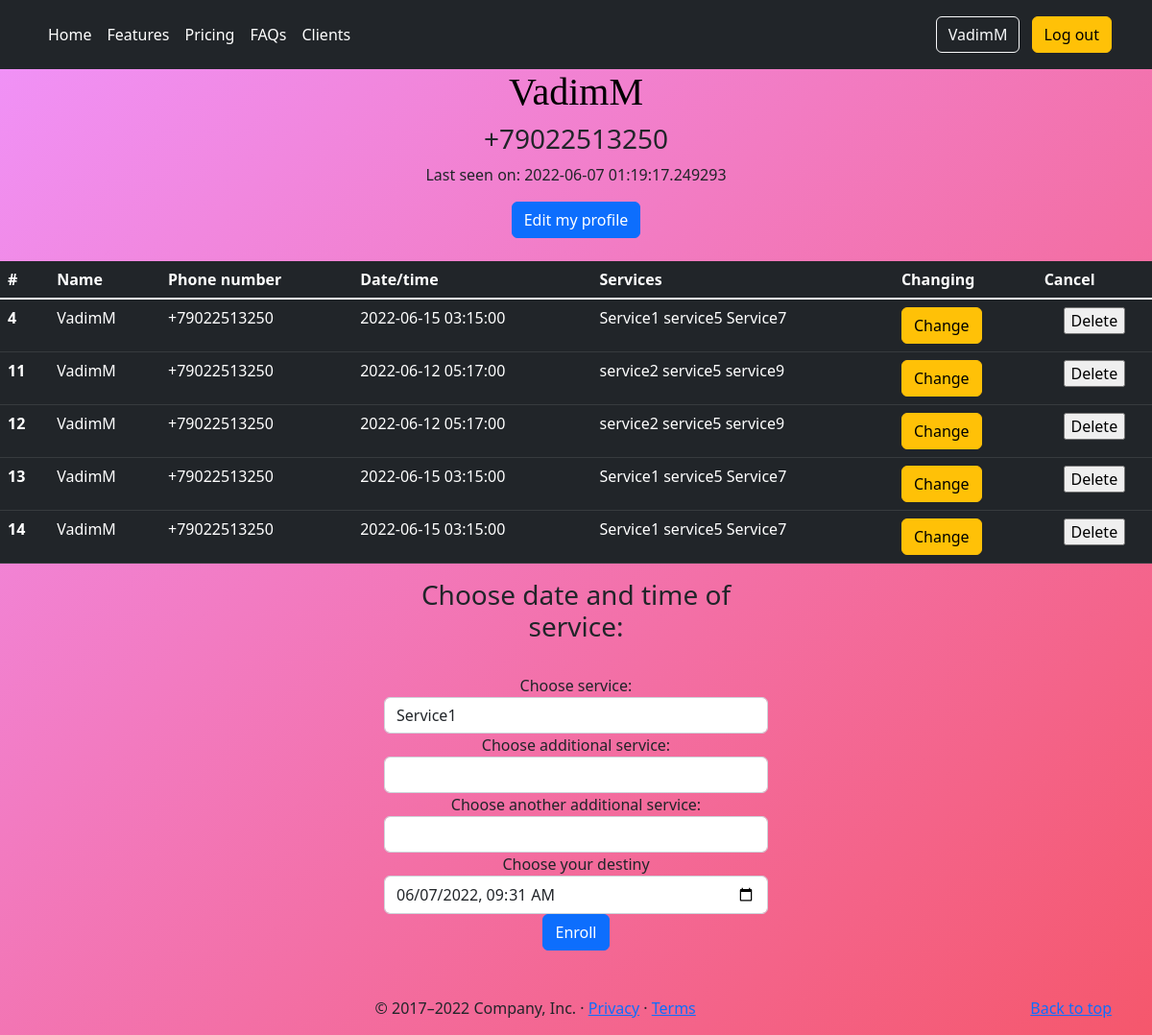
The page /user/VadimM (signed in) on the database its author committed.
### app/models.py (models this page shows, shortened)
class User(UserMixin, db.Model):
    __tablename__ = 'user'
    id = db.Column(db.Integer, primary_key=True)
    username = db.Column(db.String(64), index=True, unique=True)
    phone_number = db.Column(db.String(120), index=True, unique=True)
    password_hash = db.Column(db.String(128))
    about_me = db.Column(db.String(140))  # TODO does this really need
    last_seen = db.Column(db.DateTime, default=datetime.now)
    services = db.relationship('Service', backref='client', lazy='dynamic')

class Service(db.Model):
    __tablename__ = 'service'
    id = db.Column(db.Integer, primary_key=True)
    service = db.Column(db.String(140))
    service_time = db.Column(db.String, index=True)  # TODO service date\time
    user_id = db.Column(db.Integer, db.ForeignKey('user.id'))

### app/routes.py (the view, shortened to what this page needs)
@app.route('/user/<username>', methods=['GET', 'POST'])
@login_required
def user(username):
    form = Services()
    user = User.query.filter_by(username=username).first()
    services = Service.query.filter_by(user_id=user.id)
    return render_template('user.html', user=user, title=username, form=form, services=services)

### app/forms.py
class Services(FlaskForm):
    service1 = SelectField('Choose service:', choices=['Service1', 'service2', 'service3'])
    service2 = SelectField('Choose additional service:', render_kw={'placeholder': 'Add service'},
                           choices=['', 'Service4', 'service5', 'service6'],
                           validate_choice=False)
    service3 = SelectField('Choose another additional service:', choices=['', 'Service7', 'service8', 'service9'],
                           validate_choice=False)
    service_time = DateTimeLocalField('Choose your destiny', default=datetime.today(), validators=[InputRequired()],
                                      format='%Y-%m-%dT%H:%M')
    submit = SubmitField('Enroll', render_kw={'class': 'btn btn-info'})

### app/models.py (called while the page is built)
@login.user_loader
def load_user(id):
    return User.query.get(int(id))

### app/routes.py (called while the page is built)
@app.before_request
def before_request():
    if current_user.is_authenticated:
        current_user.last_seen = datetime.today()
        db.session.commit()

### app/templates/user.html (shortened to what this page needs)
{% extends "base.html" %}
{% import "bootstrap/wtf.html" as wtf %}
{% block body %}
<head>
</head>
<body>
<main>
    <tr>
        <td>
            {% if user == current_user %}
            <h1>{{ user.username }}</h1>
            {% endif %}
            {% if user.phone_number %}<h3>{{ user.phone_number }}</h3>{% endif %}
            {% if user.last_seen %}<p>Last seen on: {{ user.last_seen }}</p>{% endif %}
            <a type="button" class="btn btn-primary" href="{{ url_for('edit_profile') }}">Edit my profile</a>
        </td>
    </tr>
    <br><br>
    <table class="table table-dark">
        <thead>
        <tr>
            <th scope="col">#</th>
            <th scope="col">Name</th>
            <th scope="col">Phone number</th>
            <th scope="col">Date/time</th>
            <th scope="col">Services</th>
            <th scope="col">Changing</th>
            <th scope="col">Cancel</th>
        </tr>
        </thead>
        <tbody class="table-group-divider">
        {% for service in services %}
        <tr>
            {% if user == current_user %}
            <th scope="row">{{ service.id }}</th>
            <td>{{ user.username }}</td>
            <td>{{ user.phone_number }}</td>
            <td>{{ service.service_time }}</td>
            <td>{{ service.service }}</td>
            <td><a href="#" class="btn btn-warning">Change</a></td>
            <td><form action="{{ url_for('delete_service', service_id=service.id) }}" method=post>
        <input type=submit value="Delete"></form></td>
            {% endif %}
        </tr>
        {% endfor %}
        </tbody>
    </table>
    <form action="" method="post">
        <h3><label>Choose date and time of service:</label></h3><br>
        {{ wtf.quick_form(form) }}
    </form>
    <br><br>
</main>
</body>
{% endblock %}

### app/templates/base.html (shortened to what this page needs)
<html lang="en">
<head>
    {% block style %}
    <link href="{{ url_for('static', filename='css/carousel.css')}}" rel="stylesheet">
    {% endblock %}
</head>
<body>
{% block header %}
<header class="p-3 bg-dark text-white">
    <div class="container">
        <div class="d-flex flex-wrap align-items-center justify-content-center justify-content-lg-start">
            <ul class="nav col-12 col-lg-auto me-lg-auto mb-2 justify-content-center mb-md-0">
                <li><a href="/" class="nav-link px-2 text-white">Home</a></li>
                <li><a href="#" class="nav-link px-2 text-white">Features</a></li>
                <li><a href="/pricing" class="nav-link px-2 text-white">Pricing</a></li>
                <li><a href="#" class="nav-link px-2 text-white">FAQs</a></li>
                <li><a href="/clients" class="nav-link px-2 text-white">Clients</a></li>
            </ul>
            <div class="text-end">
                {% if current_user.is_anonymous %}
                <a class="btn btn-outline-light me-2" href="{{ url_for('login') }}" role="button">Log in</a>
                <a class="btn btn-warning" href="{{ url_for('register') }}" role="button">Register</a>
                {% else %}
                <a class="btn btn-outline-light me-2" href="{{ url_for('user', username=current_user.username) }}"
                   role="button">{{ current_user.username }}</a>
                <a class="btn btn-warning" href="{{ url_for('logout') }}" role="button">Log out</a>
                {% endif %}
            </div>
        </div>
    </div>
</header>
{% endblock %}
<main>
    {% block body %}{% endblock %}
    {% block footer %}
    <footer class="container">
        <p class="float-end"><a href="#">Back to top</a></p>
        <p>&copy; 2017–2022 Company, Inc. &middot; <a href="#">Privacy</a> &middot; <a href="#">Terms</a></p>
    </footer>
    {% endblock %}
</main>
</body>
</html>

### app/templates/user.html (style rules this page uses)
body { background: linear-gradient(to bottom right, rgba(240, 147, 251, 1), rgba(245, 87, 108, 1)) }
main { vertical-align:middle; margin: 0 auto; vertical-align:middle; max-width: auto; padding: auto; text-align: center; }
h1 { color : #000000; text-align : center; font-family: "SIMPSON"; }
form { margin: 0 auto; text-align: center; max-width: 400px; }

### rows shown on the page
User: username "VadimM", phone_number "+79022513250", last_seen "2022-06-07 01:19:17.249293"
Service: id "4", service_time "2022-06-15 03:15:00", service "Service1 service5 Service7"
Service: id "11", service_time "2022-06-12 05:17:00", service "service2 service5 service9"
Service: id "12", service_time "2022-06-12 05:17:00", service "service2 service5 service9"
Service: id "13", service_time "2022-06-15 03:15:00", service "Service1 service5 Service7"
Service: id "14", service_time "2022-06-15 03:15:00", service "Service1 service5 Service7"
